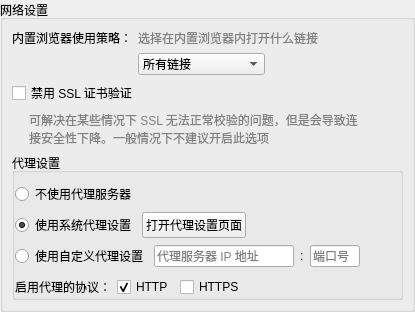
               <widget class="QGroupBox" name="groupBox_7">
                <property name="title">
                 <string>网络设置</string>
                </property>
                <property name="flat">
                 <bool>true</bool>
                </property>
                <layout class="QGridLayout" name="gridLayout_3">
                 <property name="leftMargin">
                  <number>9</number>
                 </property>
                 <property name="topMargin">
                  <number>9</number>
                 </property>
                 <property name="rightMargin">
                  <number>9</number>
                 </property>
                 <property name="bottomMargin">
                  <number>9</number>
                 </property>
                 <item row="3" column="0">
                  <widget class="QGroupBox" name="groupBox_6">
                   <property name="title">
                    <string>代理设置</string>
                   </property>
                   <property name="flat">
                    <bool>true</bool>
                   </property>
                   <layout class="QGridLayout" name="gridLayout_16">
                    <property name="leftMargin">
                     <number>0</number>
                    </property>
                    <property name="topMargin">
                     <number>9</number>
                    </property>
                    <property name="rightMargin">
                     <number>0</number>
                    </property>
                    <property name="bottomMargin">
                     <number>0</number>
                    </property>
                    <item row="1" column="0">
                     <widget class="QRadioButton" name="radioButton_3">
                      <property name="text">
                       <string>不使用代理服务器</string>
                      </property>
                     </widget>
                    </item>
                    <item row="7" column="0">
                     <layout class="QHBoxLayout" name="horizontalLayout_12" stretch="0,0,0,0,1">
                      <property name="bottomMargin">
                       <number>0</number>
                      </property>
                      <item>
                       <widget class="QRadioButton" name="radioButton_5">
                        <property name="text">
                         <string>使用自定义代理设置</string>
                        </property>
                       </widget>
                      </item>
                      <item>
                       <widget class="QLineEdit" name="lineEdit">
                        <property name="minimumSize">
                         <size>
                          <width>140</width>
                          <height>0</height>
                         </size>
                        </property>
                        <property name="baseSize">
                         <size>
                          <width>0</width>
                          <height>0</height>
                         </size>
                        </property>
                        <property name="placeholderText">
                         <string>代理服务器 IP 地址</string>
                        </property>
                       </widget>
                      </item>
                      <item>
                       <widget class="QLabel" name="label_5">
                        <property name="text">
                         <string>:</string>
                        </property>
                       </widget>
                      </item>
                      <item>
                       <widget class="QLineEdit" name="lineEdit_2">
                        <property name="maximumSize">
                         <size>
                          <width>50</width>
                          <height>16777215</height>
                         </size>
                        </property>
                        <property name="text">
                         <string/>
                        </property>
                        <property name="placeholderText">
                         <string>端口号</string>
                        </property>
                       </widget>
                      </item>
                      <item>
                       <spacer name="horizontalSpacer_13">
                        <property name="orientation">
                         <enum>Qt::Horizontal</enum>
                        </property>
                        <property name="sizeHint" stdset="0">
                         <size>
                          <width>40</width>
                          <height>20</height>
                         </size>
                        </property>
                       </spacer>
                      </item>
                     </layout>
                    </item>
                    <item row="3" column="0">
                     <layout class="QHBoxLayout" name="horizontalLayout_15">
                      <property name="topMargin">
                       <number>0</number>
                      </property>
                      <item>
                       <widget class="QRadioButton" name="radioButton_4">
                        <property name="text">
                         <string>使用系统代理设置</string>
                        </property>
                        <property name="checked">
                         <bool>true</bool>
                        </property>
                       </widget>
                      </item>
                      <item>
                       <widget class="QPushButton" name="pushButton_6">
                        <property name="text">
                         <string>打开代理设置页面</string>
                        </property>
                       </widget>
                      </item>
                      <item>
                       <spacer name="horizontalSpacer_14">
                        <property name="orientation">
                         <enum>Qt::Horizontal</enum>
                        </property>
                        <property name="sizeHint" stdset="0">
                         <size>
                          <width>40</width>
                          <height>20</height>
                         </size>
                        </property>
                       </spacer>
                      </item>
                     </layout>
                    </item>
                    <item row="8" column="0">
                     <layout class="QHBoxLayout" name="horizontalLayout_13" stretch="0,0,0,1">
                      <property name="topMargin">
                       <number>3</number>
                      </property>
                      <property name="bottomMargin">
                       <number>0</number>
                      </property>
                      <item>
                       <widget class="QLabel" name="label_11">
                        <property name="text">
                         <string>启用代理的协议：</string>
                        </property>
                       </widget>
                      </item>
                      <item>
                       <widget class="QCheckBox" name="checkBox_14">
                        <property name="text">
                         <string>HTTP</string>
                        </property>
                        <property name="checked">
                         <bool>true</bool>
                        </property>
                       </widget>
                      </item>
                      <item>
                       <widget class="QCheckBox" name="checkBox_15">
                        <property name="text">
                         <string>HTTPS</string>
                        </property>
                        <property name="checked">
                         <bool>false</bool>
                        </property>
                       </widget>
                      </item>
                      <item>
                       <spacer name="horizontalSpacer_16">
                        <property name="orientation">
                         <enum>Qt::Horizontal</enum>
                        </property>
                        <property name="sizeHint" stdset="0">
                         <size>
                          <width>40</width>
                          <height>20</height>
                         </size>
                        </property>
                       </spacer>
                      </item>
                     </layout>
                    </item>
                   </layout>
                  </widget>
                 </item>
                 <item row="0" column="0">
                  <layout class="QGridLayout" name="gridLayout_21" columnstretch="0,0,0">
                   <property name="topMargin">
                    <number>0</number>
                   </property>
                   <item row="0" column="0">
                    <widget class="QLabel" name="label_18">
                     <property name="toolTip">
                      <string/>
                     </property>
                     <property name="text">
                      <string>内置浏览器使用策略：</string>
                     </property>
                    </widget>
                   </item>
                   <item row="2" column="1">
                    <widget class="QComboBox" name="comboBox_3">
                     <item>
                      <property name="text">
                       <string>所有链接</string>
                      </property>
                     </item>
                     <item>
                      <property name="text">
                       <string>仅贴吧链接</string>
                      </property>
                     </item>
                     <item>
                      <property name="text">
                       <string>不使用内置浏览器</string>
                      </property>
                     </item>
                    </widget>
                   </item>
                   <item row="2" column="2">
                    <spacer name="horizontalSpacer_9">
                     <property name="orientation">
                      <enum>Qt::Horizontal</enum>
                     </property>
                     <property name="sizeHint" stdset="0">
                      <size>
                       <width>40</width>
                       <height>20</height>
                      </size>
                     </property>
                    </spacer>
                   </item>
                   <item row="0" column="1" colspan="2">
                    <widget class="QLabel" name="label_39">
                     <property name="font">
                      <font>
                       <pointsize>9</pointsize>
                      </font>
                     </property>
                     <property name="styleSheet">
                      <string notr="true">QLabel{color: grey;}
</string>
                     </property>
                     <property name="text">
                      <string>选择在内置浏览器内打开什么链接</string>
                     </property>
                    </widget>
                   </item>
                  </layout>
                 </item>
                 <item row="2" column="0">
                  <layout class="QHBoxLayout" name="horizontalLayout_38" stretch="0,1,0">
                   <property name="topMargin">
                    <number>0</number>
                   </property>
                   <item>
                    <spacer name="horizontalSpacer_51">
                     <property name="orientation">
                      <enum>Qt::Horizontal</enum>
                     </property>
                     <property name="sizeType">
                      <enum>QSizePolicy::Fixed</enum>
                     </property>
                     <property name="sizeHint" stdset="0">
                      <size>
                       <width>17</width>
                       <height>20</height>
                      </size>
                     </property>
                    </spacer>
                   </item>
                   <item>
                    <widget class="QLabel" name="label_52">
                     <property name="font">
                      <font>
                       <pointsize>9</pointsize>
                      </font>
                     </property>
                     <property name="styleSheet">
                      <string notr="true">QLabel{
	color: grey;
	font-size: 9pt;
}</string>
                     </property>
                     <property name="text">
                      <string>可解决在某些情况下 SSL 无法正常校验的问题，但是会导致连接安全性下降。一般情况下不建议开启此选项</string>
                     </property>
                     <property name="wordWrap">
                      <bool>true</bool>
                     </property>
                    </widget>
                   </item>
                   <item>
                    <spacer name="horizontalSpacer_52">
                     <property name="orientation">
                      <enum>Qt::Horizontal</enum>
                     </property>
                     <property name="sizeHint" stdset="0">
                      <size>
                       <width>40</width>
                       <height>20</height>
                      </size>
                     </property>
                    </spacer>
                   </item>
                  </layout>
                 </item>
                 <item row="1" column="0">
                  <widget class="QCheckBox" name="checkBox_27">
                   <property name="toolTip">
                    <string/>
                   </property>
                   <property name="text">
                    <string>禁用 SSL 证书验证</string>
                   </property>
                  </widget>
                 </item>
                </layout>
               </widget>
